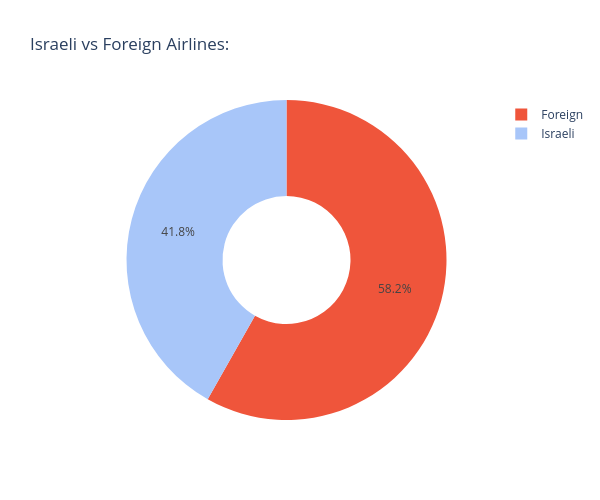

This figure's notebook cell:
### Code cell
# 4. How many of the airlines are Israeli?"
 
today_flight = today_flight.copy()

israeli_airline = ['EL AL ISRAEL AIRLINES', 'ARKIA ISRAELI AIRLINES', 'ISRAIR AIRLINES']

# new column to sort by israeli or foreign
today_flight.loc[:, 'israeli_vs_foreign'] = today_flight['airline_name'].apply(lambda x: 'Israeli' if x in israeli_airline else 'Foreign')

flight_distribution = today_flight['israeli_vs_foreign'].value_counts()

# chart:
fig = px.pie(
    values=flight_distribution.values,
    names=flight_distribution.index,
    title="Israeli vs Foreign Airlines:",
    hole=0.4,
    color=flight_distribution.index,
    color_discrete_map={'Israeli': "#A8C6F9", 'Foreign': '#EF553B'}
)

# size of chart
fig.update_layout(
    width=600,  
    height=500
)

fig.show()

### Figure 1 — Plotly figure (JSON) as saved in the notebook; plotly's stock layout.template omitted (floating-point values rounded to 4 significant figures)
{"data": [{"customdata": [["Foreign"], ["Israeli"]], "domain": {"x": [0, 1], "y": [0, 1]}, "hole": 0.4, "hovertemplate": "label=%{label}<br>value=%{value}<br>color=%{customdata[0]}<extra></extra>", "labels": ["Foreign", "Israeli"], "legendgroup": "", "marker": {"colors": ["#EF553B", "#A8C6F9"]}, "name": "", "showlegend": true, "type": "pie", "values": [174, 125]}], "layout": {"height": 500, "legend": {"tracegroupgap": 0}, "title": {"text": "Israeli vs Foreign Airlines:"}, "width": 600}}
